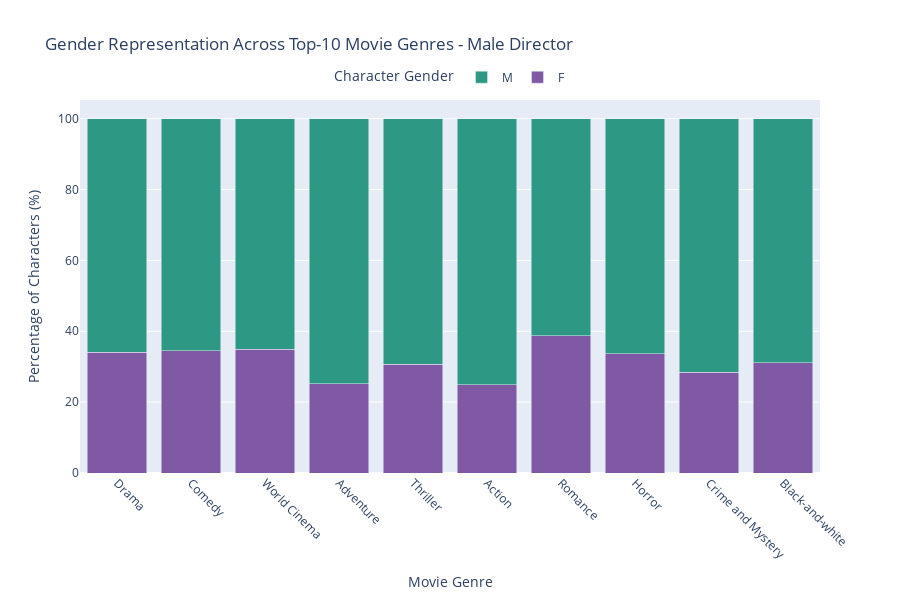
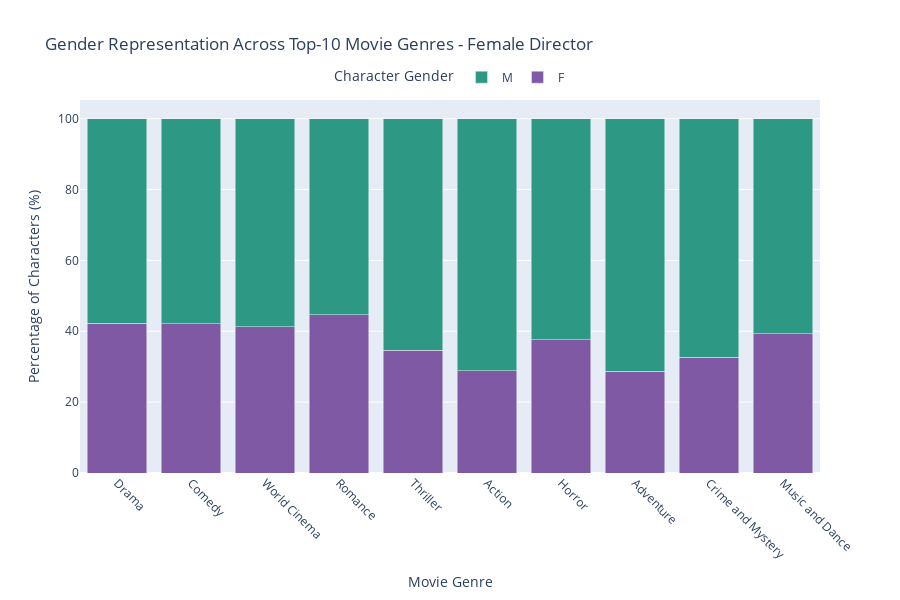

Source (notebook cell) for these figures, in order:
### Code cell
# character gender representation across top-10 Genres
plot_top10_genres(male_genre_percentages_top10, "Male")
plot_top10_genres(female_genre_percentages_top10, "Female")

### Figure 1 — Plotly figure (JSON) as saved in the notebook; plotly's stock layout.template omitted (floating-point values rounded to 4 significant figures)
{"data": [{"hovertemplate": "Movie Genre: %{x}<br>Proportion of Female Characters: %{y:.2f}%<br>", "marker": {"color": "#8059A4"}, "name": "F", "type": "bar", "x": ["Drama", "Comedy", "World Cinema", "Adventure", "Thriller", "Action", "Romance", "Horror", "Crime and Mystery", "Black-and-white"], "y": [34.08, 34.48, 34.93, 25.25, 30.72, 24.9, 38.78, 33.69, 28.43, 31.06]}, {"hovertemplate": "Movie Genre: %{x}<br>Proportion of Male Characters: %{y:.2f}%<br><br>", "marker": {"color": "#2D9884"}, "name": "M", "type": "bar", "x": ["Drama", "Comedy", "World Cinema", "Adventure", "Thriller", "Action", "Romance", "Horror", "Crime and Mystery", "Black-and-white"], "y": [65.92, 65.52, 65.07, 74.75, 69.28, 75.1, 61.22, 66.31, 71.57, 68.94]}], "layout": {"barmode": "stack", "height": 600, "legend": {"orientation": "h", "title": {"text": "Character Gender"}, "x": 0.5, "xanchor": "center", "y": 1.1}, "title": {"text": "Gender Representation Across Top-10 Movie Genres - Male Director"}, "xaxis": {"tickangle": 45, "tickmode": "array", "ticktext": ["Drama", "Comedy", "World Cinema", "Adventure", "Thriller", "Action", "Romance", "Horror", "Crime and Mystery", "Black-and-white"], "tickvals": ["Drama", "Comedy", "World Cinema", "Adventure", "Thriller", "Action", "Romance", "Horror", "Crime and Mystery", "Black-and-white"], "title": {"text": "Movie Genre"}}, "yaxis": {"title": {"text": "Percentage of Characters (%)"}}}}

### Figure 2 — Plotly figure (JSON) as saved in the notebook; plotly's stock layout.template omitted (floating-point values rounded to 4 significant figures)
{"data": [{"hovertemplate": "Movie Genre: %{x}<br>Proportion of Female Characters: %{y:.2f}%<br>", "marker": {"color": "#8059A4"}, "name": "F", "type": "bar", "x": ["Drama", "Comedy", "World Cinema", "Romance", "Thriller", "Action", "Horror", "Adventure", "Crime and Mystery", "Music and Dance"], "y": [42.21, 42.09, 41.25, 44.71, 34.71, 28.87, 37.67, 28.75, 32.72, 39.28]}, {"hovertemplate": "Movie Genre: %{x}<br>Proportion of Male Characters: %{y:.2f}%<br><br>", "marker": {"color": "#2D9884"}, "name": "M", "type": "bar", "x": ["Drama", "Comedy", "World Cinema", "Romance", "Thriller", "Action", "Horror", "Adventure", "Crime and Mystery", "Music and Dance"], "y": [57.79, 57.91, 58.75, 55.29, 65.29, 71.13, 62.33, 71.25, 67.28, 60.72]}], "layout": {"barmode": "stack", "height": 600, "legend": {"orientation": "h", "title": {"text": "Character Gender"}, "x": 0.5, "xanchor": "center", "y": 1.1}, "title": {"text": "Gender Representation Across Top-10 Movie Genres - Female Director"}, "xaxis": {"tickangle": 45, "tickmode": "array", "ticktext": ["Drama", "Comedy", "World Cinema", "Romance", "Thriller", "Action", "Horror", "Adventure", "Crime and Mystery", "Music and Dance"], "tickvals": ["Drama", "Comedy", "World Cinema", "Romance", "Thriller", "Action", "Horror", "Adventure", "Crime and Mystery", "Music and Dance"], "title": {"text": "Movie Genre"}}, "yaxis": {"title": {"text": "Percentage of Characters (%)"}}}}
